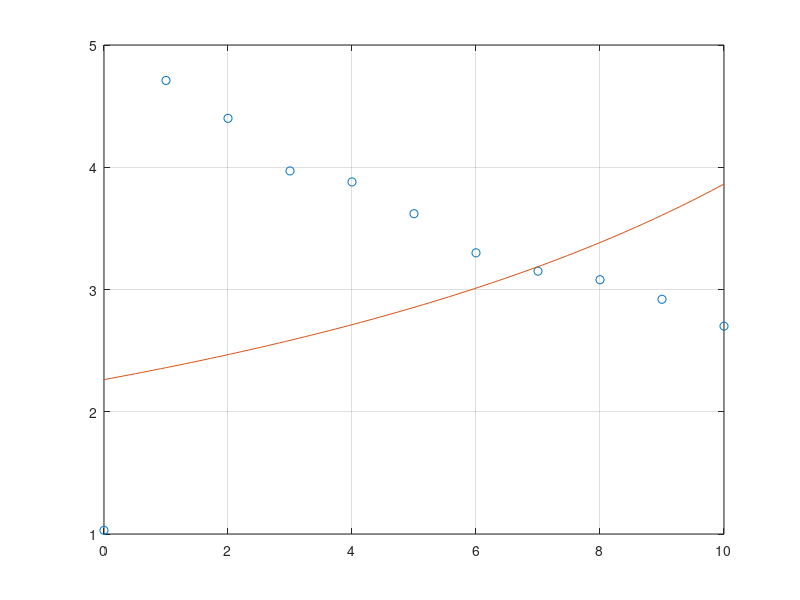

Write MATLAB code to recreate this figure.
clear;close all;clc
x = 0:1:10;
y = [1/1.03 1/4.71 1/4.40 1/3.97 1/3.88 1/3.62 1/3.30 1/3.15 1/3.08 1/2.92 1/2.70];
al = y.^-1
plot(x,al,'o')
hold on
grid on
A = [ones(length(x),1) x'];

c = A\(y');

no = 1/(c(1));
alfa = c(2);
pene = no*alfa;
f = @(x) no./(1+ pene.*x);
xx = linspace(0,10);
plot(xx,f(xx))